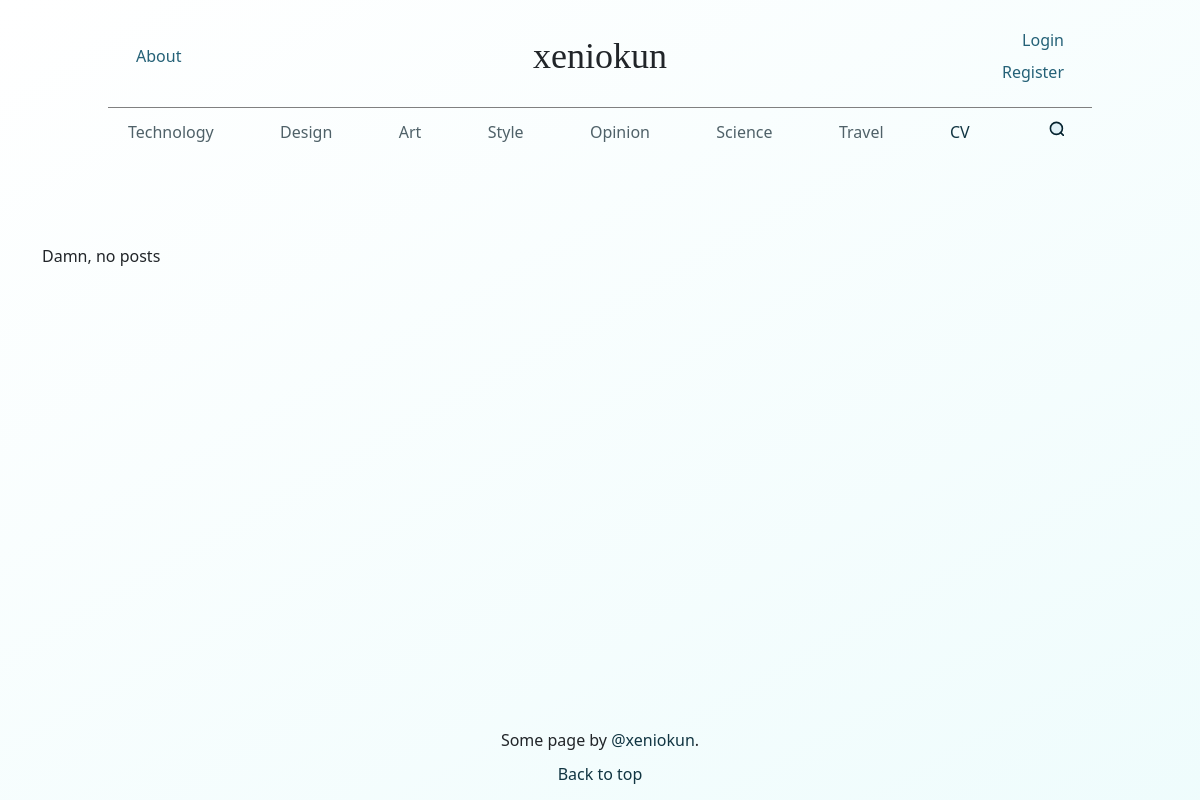
Before: / with the older database file.
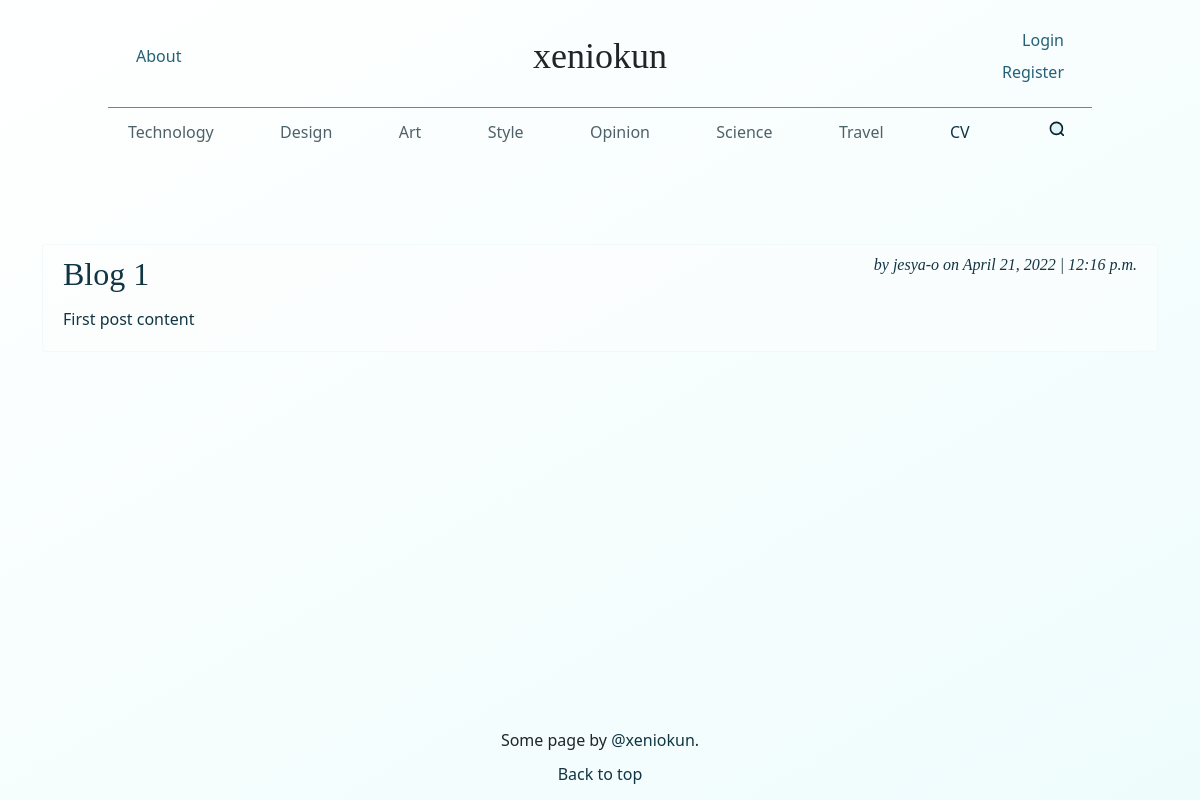
After: the same page with the newer database file.
### blog/models.py (models this page shows, shortened)
class Post(models.Model):
    title = models.CharField(max_length=100)
    content = models.TextField()
    date_posted = models.DateTimeField(default=timezone.now)
    author = models.ForeignKey(User,on_delete=models.CASCADE)

### blog/views.py (the view)
# urls.py: path('', views.home, name='blog-home'),
def home(request):
    context = {
        'posts': Post.objects.all(),
    }
    return render(request, 'blog/home.html', context)

### blog/templates/blog/home.html
{% extends "blog/base.html" %}
{% block content %}
{% if posts %}
        {% for post in posts %}
        <article class="media content-section">
            <div class="media-body">
                 <div class="article-metadata">
                    <h2>{{ post.title }}
                        <span style="
                        font-style: italic;
                        font-size: 1rem;
                        text-align: right;
                        float: right;"
                        > by {{ post.author }} on {{post.date_posted|date:"F j, Y | P" }}</span>
                    </h2>
                </div>
                 <p class="article-content">{{ post.content }}</p>
            </div>
        </article>
        {% endfor %}
    {% else %}
        <p>Damn, no posts</p>
    {% endif %}
{% endblock %}

### blog/templates/blog/base.html (shortened to what this page needs)
{% load static %}
<!doctype html>
<html lang="en">
<head>
    <link rel="stylesheet" href="https://cdn.jsdelivr.net/npm/bootstrap@5.1.3/dist/css/bootstrap.min.css">
    <link rel="stylesheet" type="text/css" href="{% static 'blog/main.css' %}">
</head>
<body>
    <div class="wrapper">
    <div id="page-container">
        <div id="content-wrap">
            <header class="blog-header py-4">
                <div id="underlined" class="row flex-nowrap justify-content-between align-items-center">
                    <div class="col-4 d-flex">
                        <div class="navbar-nav-left">
                            {% if user.is_authenticated%}
                                <a class="nav-item nav-link" href="{% url 'blog-about' %}">About</a>
                                <a class="nav-item nav-link" href="{% url 'blog-about' %}">Create</a>
                            {% else %}
                                <a class="nav-item nav-link" href="{% url 'blog-about' %}">About</a>
                            {% endif %}
                        </div>
                    </div>
                    <div class="col-4 text-center">
                        <a class="blog-header-logo text-dark" href="{% url 'blog-home' %}">xeniokun</a>
                    </div>
                    <div class="col-4 d-flex justify-content-end align-items-center">
                        <div class="navbar-nav">
                            {% if user.is_authenticated%}
                                <a class="nav-item nav-link" href="{% url 'profile' %}">My Profile</a>
                                <a class="nav-item nav-link" href="{% url 'logout' %}">Sign out</a>
                            {% else %}
                            <a class="nav-item nav-link" href="{% url 'login' %}">Login</a>
                            <a class="nav-item nav-link" href="{% url 'register' %}">Register</a>
                            {% endif %}
                        </div>
                    </div>
                </div>
                <div class="nav-scrolled py-1 mb-2">
                    <nav class="nav d-flex justify-content-between">
                        <a class="p-2 link-secondary" href="#">Technology</a>
                        <a class="p-2 link-secondary" href="#">Design</a>
                        <a class="p-2 link-secondary" href="#">Art</a>
                        <a class="p-2 link-secondary" href="#">Style</a>
                        <a class="p-2 link-secondary" href="#">Opinion</a>
                        <a class="p-2 link-secondary" href="#">Science</a>
                        <a class="p-2 link-secondary" href="#">Travel</a>
                        <a class="p-2 contentlink-secondary" href="#">CV</a>
                        <a class="link-secondary" href="#" aria-label="Search">
                            <svg xmlns="http://www.w3.org/2000/svg"
                                 width="20" height="20" fill="#E0F1F7"
                                 stroke="#04222E" stroke-linecap="round"
                                 stroke-linejoin="round" stroke-width="2"
                                 class="mx-3" role="img" viewBox="-5 -5 25 25">
                                <title>Search</title>
                                <circle cx="10.5" cy="10.5" r="7.5"></circle>
                                <path d="M21 21l-5.2-5.2"></path>
                            </svg>
                        </a>
                    </nav>
                </div>
            </header>
            <div class="container">
                {% block content %}{% endblock %}
            </div>
        </div>
        <footer id="footer" class="blog-footer align-items-center text-center">
            <p>Some page by <a href="https://www.instagram.com/xeniokun/">@xeniokun</a>.</p>
            <p><a href="#">Back to top</a></p>
        </footer>
    </div>
    </div>
</body>
</html>

### blog/static/blog/main.css (style rules this page uses)
a { color: #113542; text-decoration: none; }
.align-items-center { align-items: center!important; }
.article-content { white-space: pre-line; }
.article-metadata { padding-bottom: 1px; margin-bottom: 4px; }
.blog-header-logo { font-family: "Playfair Display", Georgia, "Times New Roman", serif; font-size: 2.25rem; animation: swing 2s infinite; }
#content-wrap { padding-bottom: 6rem; }
.col-4 { flex: 0 0 auto; width: 33.33333333%; }
.content-section { background: #ffffff; padding: 10px 20px; border: 1px solid #f1f9fb; border-radius: 3px; margin-bottom: 20px; }
.container, .container-fluid, .container-lg, .container-md, .container-sm, .container-xl, .container-xxl { width: 100%; padding-right: var(--bs-gutter-x,.75rem); padding-left: var(--bs-gutter-x,.75rem); margin-right: auto; margin-left: auto; }
div { display: block; }
.d-flex { display: flex!important; }
#footer { position: absolute; bottom: 0; width: 100%; height: 6rem; }
footer { padding-top: 2%; }
.h1, .h2, .h3, .h4, .h5, .h6, h1, h2, h3, h4, h5, h6 { margin-top: 0; margin-bottom: 0.5rem; font-weight: 500; line-height: 1.2; font-family: "Garamond"; white-space: nowrap; overflow: hidden; text-overflow: ellipsis; }
header { margin-bottom: 5%; margin-left: 10vw; margin-right: 10vw; }
.justify-content-end { justify-content: flex-end!important; }
.link-secondary { color: #4F6168; }
.mb-2 { margin-bottom: 0.5rem!important; }
.media { color: #113542; background: #fdfdfd70 ; }
.navbar-nav { text-align: right; color: #113542; text-decoration-color: #113542; align-items: flex-end; flex-direction: column; padding-left: 0; padding-right: 1rem; margin-bottom: 0; line-height: 1rem; list-style: none; }
.navbar-nav-left { text-align: left; color: #113542; text-decoration-color: #113542; align-items: flex-end; flex-direction: column; padding-left: 0; padding-right: 1rem; margin-bottom: 0; line-height: 0.5rem; list-style: none; }
.nav-link { display: block; padding: 0.5rem 1rem; color: #246177; text-decoration: none; transition: color .15s ease-in-out,background-color .15s ease-in-out,border-color .15s ease-in-out; }
.nav-scrolled { z-index: 2; height: 2.75rem; overflow-y: hidden; }
#page-container { position: relative; min-height: 100vh; }
p { margin-bottom: +10px !important; }
.py-1 { padding-top: 0.25rem!important; padding-bottom: 0.25rem!important; }
.text-dark { --bs-text-opacity: 1; color: rgba(var(--bs-dark-rgb),var(--bs-text-opacity))!important; }
#underlined { border-bottom: 1.7px solid grey; padding-bottom: 2%; }
.wrapper { width:100%; height: 100%; background: linear-gradient(150deg,#ffffff, #b7f2f447, #b1d1f8, #92b8fb30, #ffffff); background-size: 600% 400%; animation: gradient 90s linear infinite; animation-direction: alternate; }

Changed rows visible on the page:
added Post: title "Blog 1", author "jesya-o", date_posted|P "April 21, 2022 | 12:16 p.m.", content "First post content"
Other visible differences:
text no longer shown: "Damn, no posts"
